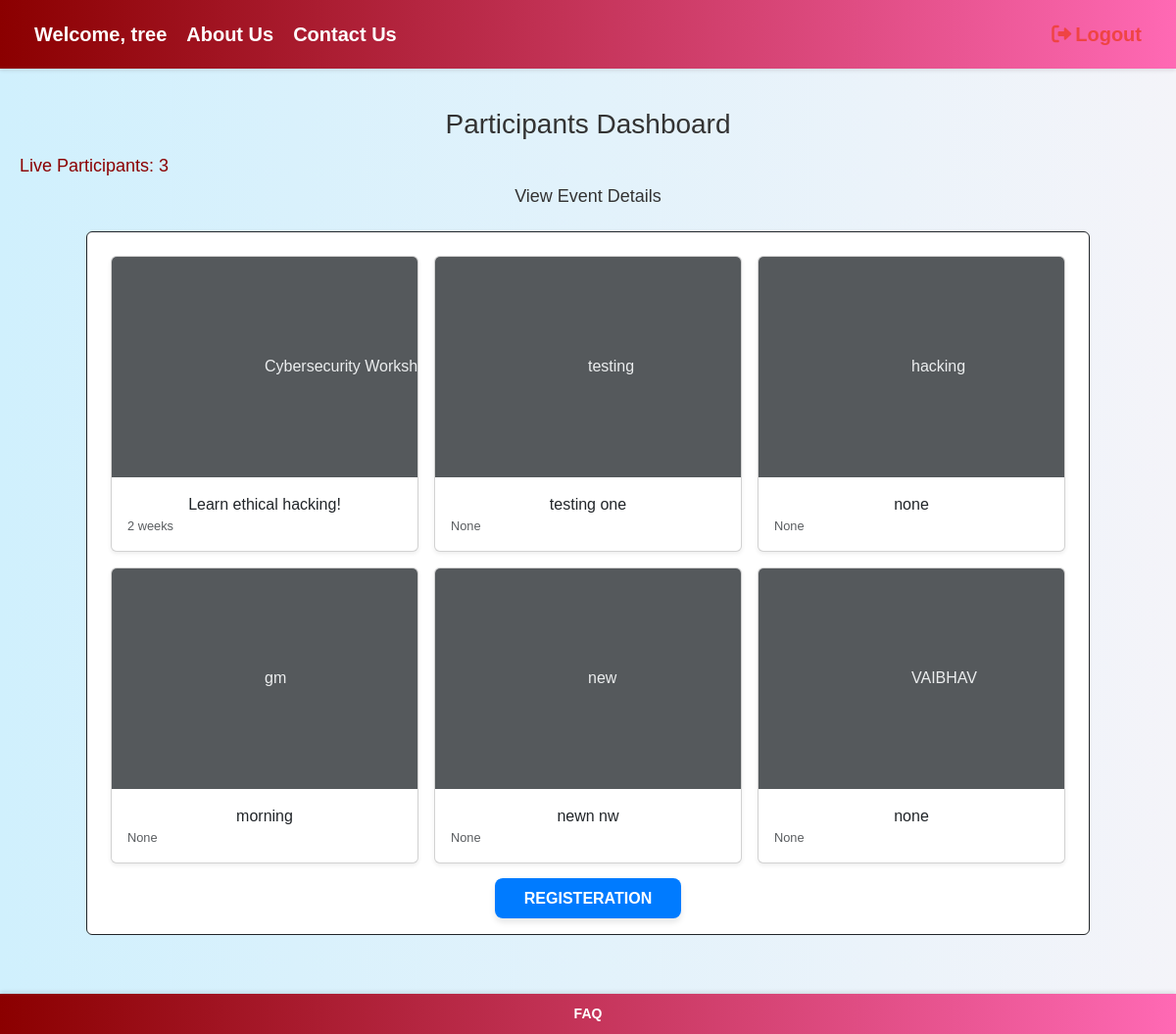
The app's page /participant_dashboard/ (signed in) with its own data.
### core/models.py (models this page shows, shortened)
class Event(models.Model):
    STATUS_CHOICES = [
        ("active", "Active"),
        ("inactive", "Inactive"),
    ]
    name = models.CharField(max_length=100, unique=True)
    description = models.TextField()
    date = models.DateTimeField()
    is_online = models.BooleanField(default=False)
    is_offline = models.BooleanField(default=False)
    is_hybrid = models.BooleanField(default=False)
    status = models.CharField(max_length=20, choices=STATUS_CHOICES, default="inactive")
    time_remaining = models.CharField(max_length=50, blank=True, null=True)

### core/views.py (the view)
# urls.py: path('participant_dashboard/', views.participant_dashboard, name='participant_dashboard'),
@login_required
def participant_dashboard(request):
    total_participants = Profile.objects.filter(role='PARTICIPANT').count()
    active_events = Event.objects.filter(status="active")[:6]
    event_slots = list(active_events) + ["Coming Soon"] * (6 - len(active_events))
    return render(request, 'participant_dashboard.html', {'total_participants': total_participants, 'event_slots': event_slots, 'role': 'PARTICIPANT'})

### core/templates/participant_dashboard.html (shortened to what this page needs)
<!DOCTYPE html>
<html lang="en">
<head>
    <link href="https://cdn.jsdelivr.net/npm/bootstrap@5.3.0/dist/css/bootstrap.min.css" rel="stylesheet">
    <link href="https://cdn.jsdelivr.net/npm/tailwindcss@2.2.19/dist/tailwind.min.css" rel="stylesheet">
    <link rel="stylesheet" href="https://cdnjs.cloudflare.com/ajax/libs/font-awesome/6.0.0/css/all.min.css">
</head>
<body>
    <header>
        <div class="navbar">
            <div>
                <span>Welcome, {{ user.username }}</span>
                <a href="{% url 'about' %}">About Us</a>
                <a href="{% url 'Contact' %}">Contact Us</a>
            </div>
            <a href="{% url 'logout' %}" class="text-red-500 hover:text-red-700">
                <i class="fas fa-sign-out-alt mr-1"></i>Logout
            </a>
        </div>
    </header>
    <main>
        <div class="dashboard-header">
            <h1>Participants Dashboard</h1>
            <h2>Live Participants: <span id="participant-count">{{ total_participants }}</span></h2>
            <h3>View Event Details</h3>
        </div>
        <div class="container mt-4 p-4 border border-dark rounded" style="background-color: #ffffff;">
            <div class="row row-cols-1 row-cols-sm-2 row-cols-md-3 g-3">
                {% for event in event_slots %}
                <div class="col">
                    <div class="card shadow-sm">
                        <svg class="bd-placeholder-img card-img-top" width="100%" height="225" xmlns="http://www.w3.org/2000/svg"
                            role="img" aria-label="Placeholder: Thumbnail" preserveAspectRatio="xMidYMid slice">
                            <title>{{ event.name }}</title>
                            <rect width="100%" height="100%" fill="#55595c"></rect>
                            <text x="50%" y="50%" fill="#eceeef" dy=".3em">{{ event.name }}</text>
                        </svg>
                        <div class="card-body">
                            <p class="card-text">{{ event.description }}</p>
                            <div class="d-flex justify-content-between align-items-center">
                                <small class="text-body-secondary">{{ event.time_remaining }}</small>
                            </div>
                        </div>
                    </div>
                </div>
                {% endfor %}
            </div>
            <div class="text-center mt-4">
                <a href="{% url 'participantform' %}" class="registeration-btn" id="registeration-btn">
                    REGISTERATION
                </a>
            </div>
        </div>
    </main>
    <footer style="background: linear-gradient(to right, rgba(139, 0, 0, 1), rgba(255, 105, 180, 1));
               color: white;
               text-align: center;
               padding: 10px 15px;
               font-size: 14px;
               font-weight: bold;
               box-shadow: 0 -2px 4px rgba(0, 0, 0, 0.1);
               margin-top: 40px;">
        <a href="{% url 'FAQ' %}" style="color: white; text-decoration: none;">FAQ</a>
    </footer>
</body>
</html>

### core/templates/participant_dashboard.html (style rules this page uses)
body { margin: 0; font-family: 'Arial', sans-serif; background-color: #f4f4f9; color: #333; }
header { background: linear-gradient(to right, rgba(139, 0, 0, 1), rgba(255, 105, 180, 1)); color: white; text-align: center; padding: 10px 15px; font-size: 20px; font-weight: bold; box-shadow: 0 2px 4px rgba(0, 0, 0, 0.1); }
.navbar { max-width: 1200px; margin: 0 auto; display: flex; justify-content: space-between; align-items: center; padding: 10px 20px; }
.navbar > div { display: flex; align-items: center; gap: 20px; }
.navbar div a { margin-left: 0; color: white; text-decoration: none; }
main { max-width: 1200px; margin: 20px auto; padding: 20px; text-align: center; }
.dashboard-header h1 { font-size: 28px; margin-bottom: 15px; }
.dashboard-header h2 { font-size: 18px; color: #8b0000; text-align: left; }
.dashboard-header h3 { font-size: 18px; color: #333; text-align: center; margin-top: 10px; }
.registeration-btn { background-color: #007BFF; color: white; padding: 12px 30px; border: none; border-radius: 8px; font-size: 16px; font-weight: bold; cursor: pointer; box-shadow: 0 4px 6px rgba(0, 0, 0, 0.1); }
body { margin: 0; font-family: 'Arial', sans-serif; background: linear-gradient(to right, #d0f0fd, #f4f4f9); color: #333; }

### records on screen
Event: name "Cybersecurity…", description "Learn ethical hacking!", time_remaining "2 weeks"
Event: name "testing", description "testing one", time_remaining "None"
Event: name "hacking", description "none", time_remaining "None"
Event: name "gm", description "morning", time_remaining "None"
Event: name "new", description "newn nw", time_remaining "None"
Event: name "VAIBHAV", description "none", time_remaining "None"

### other values on screen
{{ user.username }} "tree"
{{ total_participants }} "3"
